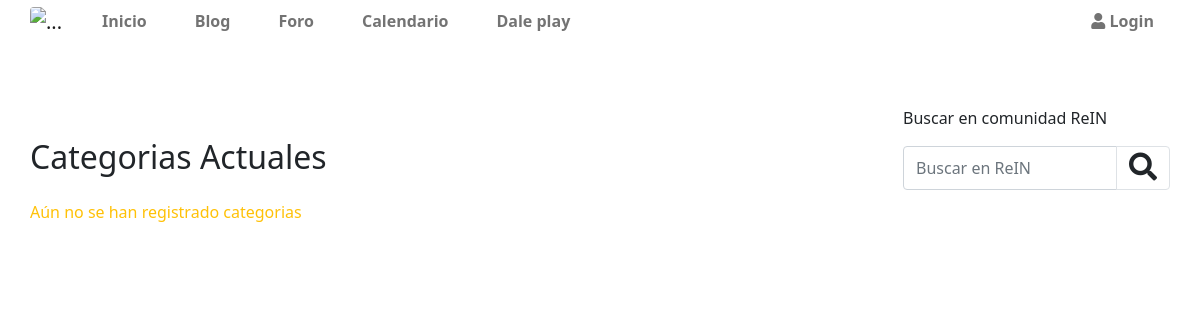
Page /appcategorias/listarcategorias/ on the earlier database version.
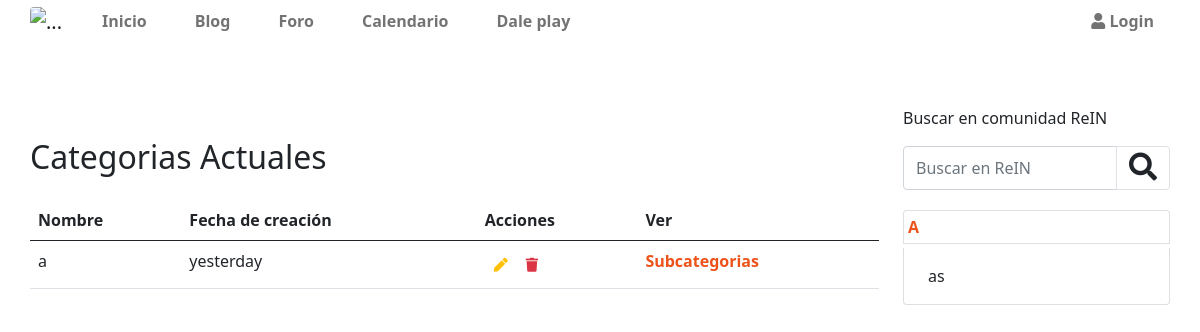
Same page on the later database version.
### appcategorias/models.py (models this page shows, shortened)
class categorias(models.Model):
    nombre=models.CharField(max_length=50)
    created=models.DateTimeField(auto_now_add=True)
    updated=models.DateTimeField(auto_now_add=True)
    class Meta:
        verbose_name='categoria'
        verbose_name_plural='categorias'
        ordering = ['-created']

class subcategorias(models.Model):
    categoriarel=models.ForeignKey(categorias,on_delete=models.CASCADE,null=True,blank=True,related_name='categoriasrel',verbose_name='Categoria Principal')
    nombre=models.CharField(max_length=50)
    created=models.DateTimeField(auto_now_add=True)
    updated=models.DateTimeField(auto_now_add=True)
    class Meta:
        verbose_name='subcategoria'
        verbose_name_plural='subcategorias'
        ordering = ['-created']

### appcategorias/views.py (the view)
# urls.py: path('listarcategorias/',listarcategorias.as_view(),name='listarcategorias'),
class listarcategorias(ListView):
    template_name = 'appcategorias/listarcategorias.html'
    queryset = categorias.objects.all()
    def get_context_data(self,**kwargs):#permite pasar el contexto al template
        context = super().get_context_data(**kwargs)
        context['listarcategorias'] = context['categorias_list']
        context['contador'] = 0
        return context

### apprein/context_processors.py (called while the page is built)
def data_templates(request):
    cat = categorias.objects.all()
    subcat = subcategorias.objects.all()
    blog = blogm.objects.all()
    notiblog = notificacionesblog.objects.all().count()
    notiforo = notificacionesforo.objects.all().count()
    notieventos = notificacioneseventos.objects.all().count()
    return{
        'categorias':cat,
        'subcat':subcat,
        'notificaciones':(notiblog+notiforo+notieventos)
    }

### appcategorias/templates/appcategorias/listarcategorias.html (shortened to what this page needs)
    {% extends 'apprein/plantilla.html' %}
    {% load humanize %}
    {% load static %}
    {% block content %}
      <div class="row mt-5">
          <div class="col-12">
              <h2 class="mb-4">Categorias Actuales</h2>
          </div>
          <div class="col-12">
            {% if listarcategorias %}
            <table class="table">
                <thead>
                  <tr>
                    <th scope="col">Nombre</th>
                    <th scope="col">Fecha de creación</th>
                    <th scope="col">Acciones</th>
                    <th scope="col">Ver</th>
                  </tr>
                </thead>
                <tbody>
                    {% for listadocat in listarcategorias %}
                        <tr>
                            <td>{{listadocat.nombre }}</td>
                            <td>{{listadocat.created | naturalday }}</td>
                            <td>
                                <span class="d-flex">
                                    <a onclick="abrirmodaleditarcategorias('{% url 'mostrarcategorias' listadocat.id %}')" class="btn btn-sm text-warning"><i class="fa fa-pen"></i></a>
                                    <a href="{% url 'eliminarcategorias' listadocat.id %}" class="btn btn-sm text-danger"><i class="fa fa-trash"></i></a>
                                </span>
                            </td>
                            <td><a class="text-decoration-none color-texto" href="{% url 'listarsubcategorias' listadocat.id %}">Subcategorias</a></td>
                        </tr>
                        {% endfor %}
                </tbody>
              </table>
              {% else %}
                    <div class="col-12 text-warning"><p>Aún no se han registrado categorias</p></div>
              {% endif %}
          </div>
      </div>
      {% endblock  %}

### apprein/templates/apprein/snipets/apprein/sidebar.html (shortened to what this page needs)
<div class="col-12 col-lg-3">
    <p class="mt-3">Buscar en comunidad ReIN</p>
    <form action="/apprein/buscador/" method="get" class="d-flex">
        <div class="input-group mb-3">
          <input type="text" name="buscar" class="form-control" value="{{valor}}"  placeholder="Buscar en ReIN" aria-label="Recipient's username" aria-describedby="button-addon2" required>
          <button class="btn btn-outline-light border" type="submit" id="button-addon2"><i class="fas fa-search fs-3 text-dark"></i></button>
        </div>
      </form>
    {% if categorias %}
        {% for cat in categorias  %}
        <ul class="list-group">
            <li class="list-group-item d-flex my-1 justify-content-between p-1 ">
                <div class="d-flex">
                    <a href="{% url 'resultadosporcategoria' cat.id %}" class=" text-uppercase enlace m-auto fw-bold">{{cat.nombre}}</a>
                </div>
                    {% for subc in subcat  %}
                        {% if subc.categoriarel_id == cat.id %}
                        <li class="list-group-item"><a href="{% url 'resultadosporsubcategoria' subc.id %}" class="bg-subcat text-dark text-decoration-none d-block p-2">{{subc.nombre}}</a></li>
                        {% endif %}
                    {% endfor %}
            </li>
        </ul>
        {% endfor %}
    {% endif %}
    </div>
  </div>

Differences in the rows shown:
added categorias: nombre "a", created "yesterday", nombre "A"
added subcategorias: nombre "as"
Other differences:
text no longer shown: "Aún no se han registrado categorias"
text now shown: "Nombre Fecha de creación Acciones Ver"
